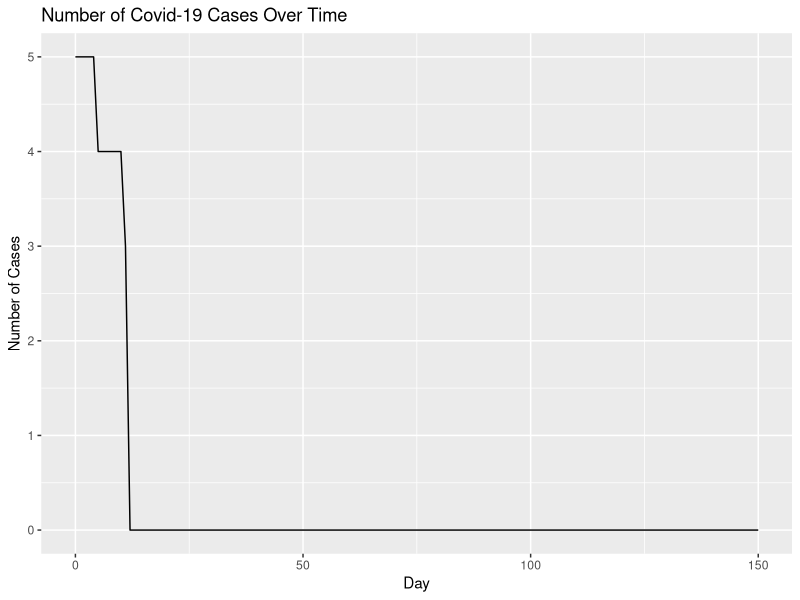

This chart was generated by the following R code: (Note: a time limit stopped this script after it produced the figure.)
## ---- chunk 1
library(tidyverse)
library(ggplot2)
library(boot)
#create starting positions and state function
starting_vals <- function(num_subjects, I_0, x_dim, y_dim, prop_vac){
  
  #Infect I_0 many starting subjects
  subjects <- rep('S', num_subjects)
  infect <- sample(x = 1:num_subjects, size=I_0, replace=FALSE)
  subjects[infect] <- 'I'
  
  #Determining if a person is vaccinated
  vac_ppl <- sample(x = 1:num_subjects, size = round(prop_vac * num_subjects), replace = F)
  vac_vec <- rep(F , num_subjects)
  vac_vec[vac_ppl] <- T
  
  #Storage for x, y starting positions for the subjects
  start_x <- runif(n=num_subjects, min=0, max=x_dim)
  start_y <- runif(n=num_subjects, min=0, max=y_dim)
  
  inc_time <- rep(-1, num_subjects)
  rec_days <- rep(-1, num_subjects)
  
  #Put into a data frame
  df <- as.data.frame(cbind(as.numeric(start_x), as.numeric(start_y), subjects, rec_days, inc_time, vac_vec))
  colnames(df)[1] <- 'x'
  colnames(df)[2] <- 'y'
  colnames(df)[3] <- 'subjects'
  colnames(df)[4] <- 'incubation'
  colnames(df)[5] <- 'recovery'
  colnames(df)[6] <- 'vaccine'
  
  #Assign a recovery time to the infected subjects
  df[df[,3] == 'I', 5] <- round(rgamma(n=I_0, 6, 2/3))
  
  #Assign an incubation time to the infected subjects (Source)
  df[df[,3] == 'I', 4] <- rpois(I_0, 5.15)
  
  return(df)
}

#Random step length function
get_step_length <- function(df, x_dim, y_dim){
  step_lengths <- rnorm(n=nrow(df), mean=min(x_dim, y_dim)/4, sd=min(x_dim, y_dim)/12)
  return(step_lengths)
}

#Random step direction function
get_step_direction <- function(length_vec){
  direction <- runif(n=length(length_vec), min=0, max=2*pi)
}

#Get delta_x, delta_y
get_delts <- function(length_vec, direc_vec){
  delta_x <- length_vec * cos(direc_vec)
  delta_y <- length_vec * sin(direc_vec)
  return(cbind(delta_x, delta_y))
}

#Function for getting updated coordinates
update_coords <- function(og_df, delta_df){
  new_mx <- matrix(data=NA, nrow=nrow(og_df), ncol=5)
  new_df <- data.frame(new_mx)
  new_df[,1] <- as.numeric(og_df[,'x']) + delta_df[,'delta_x']
  new_df[,2] <- as.numeric(og_df[,'y']) + delta_df[,'delta_y']
  new_df[,3] <- og_df[,3]
  new_df[,4] <- og_df[,4]
  new_df[,5] <- og_df[,5]
  new_df[,6] <- og_df[,6]
  colnames(new_df) <- c('x', 'y', 'subjects', 'incubation', 'recovery', 'vaccine')
  new_df
}

coord_checker <- function(og_df, new_df, x_dim, y_dim){
  baddies <- NULL
  for(i in 1:nrow(new_df)){
    if(as.numeric(new_df[i, 'x']) > x_dim | as.numeric(new_df[i, 'x']) < 0 | as.numeric(new_df[i, 'y']) > y_dim | as.numeric(new_df[i, 'y']) < 0){
      baddies <- append(baddies, i)
    }
  }
  
  if(is.null(baddies)){
    return(new_df)
  }else{
  new_step <- get_step_length(new_df[i,], x_dim, y_dim)
  new_direction <- get_step_direction(new_step)
  new_change <- get_delts(new_step, new_direction)
  new_df <- update_coords(og_df[baddies,], new_change)
  full_df <- rbind(new_df, og_df[-baddies,])
  return(coord_checker(og_df, full_df, x_dim, y_dim))
  }
}

#Function for deciding if infections occurred
infection_status <- function(state, mean_crit_dist){
  
  current_infected <- state[state[,3]=='I' & state[,4] <= 0,]
  current_suceptable <- state[state[,3]=='S',]
  current_removed <- state[state[,3]=='R',]
  current_non_contagious <- state[state[,3]=='I' & state[,4] > 0,]
  
  #store new infection status
  newly_infected <- NULL
  
  #Check to see which susceptible subjects get infected
  #For loop
  if(nrow(current_suceptable) != 0 & nrow(current_infected) != 0){
  for(i in 1:nrow(current_infected)){
    for(j in 1:nrow(current_suceptable)){
      x_i <- as.numeric(current_infected[i, 'x'])
      y_i <- as.numeric(current_infected[i, 'y'])
      x_s <- as.numeric(current_suceptable[j, 'x'])
      y_s <- as.numeric(current_suceptable[j, 'y'])
      
      crucial_distance <- rexp(1, 1/mean_crit_dist)
      vaccine_status <- current_suceptable[j, 'vaccine']
      if(vaccine_status == T) {
        vac_eff <- as.logical(rbinom(1,1,.8))
      }
      else {
        vac_eff <- F
      }
      
      d <- sqrt((x_i - x_s)^2 + (y_i - y_s)^2)
      if(d <= crucial_distance & (vac_eff == F)){
        newly_infected <- c(newly_infected, j)
      }
    }
  }
  
  current_suceptable[newly_infected, 3] <- 'I'
  #Give incubation time
  current_suceptable[newly_infected, 4] <- rpois(n=length(newly_infected), lambda = 5.15)
  #Give recovery time
  current_suceptable[newly_infected, 5] <- round(rgamma(n=length(newly_infected), 6, 2/3))
  
  new_state <- rbind(current_infected, current_suceptable, current_removed, current_non_contagious)
  return(new_state)
  }else{return(state)}
}

#simulation function
simulator <- function(days, num_subjects, x_dim, y_dim, I_0, inf_dist, prop_vac){
  initial_data <- starting_vals(num_subjects = num_subjects, x_dim=x_dim, y_dim=y_dim, I_0=I_0, prop_vac = prop_vac)
  end_day <- list()
  num_cases <- rep(NA, days)
  num_cases <- c(I_0, num_cases)
  num_new_cases <- rep(NA, days)
  
  for(i in 1:days){
    
    if(i == 1){
      step_size <- get_step_length(initial_data, x_dim, y_dim)
      direction <- get_step_direction(step_size)
      change <- get_delts(step_size, direction)
  
      updated_positions <- update_coords(initial_data, change)
      checked_positions <- coord_checker(og_df=initial_data, new_df=updated_positions, x_dim=x_dim, y_dim=y_dim)
      new_status <- infection_status(checked_positions, inf_dist)
      
      #recovery time code
      not_recovered <- new_status[as.numeric(new_status[, 5]) > 0, ]
      new_time <- as.numeric(not_recovered[, 5]) - 1
      not_recovered[, 5] <- new_time
      infected_0 <- new_status[as.numeric(new_status[, 5]) == 0, ]
      infected_0[, 3] <- rep('R', nrow(infected_0))
      not_infected = new_status[as.numeric(new_status[, 5]) < 0, ]
      new_status = rbind(not_recovered, infected_0, not_infected)
      
      #incubation time code
      infected_people <- new_status[new_status[,3] == 'I',]
      new_inc_time <- as.numeric(infected_people[,4]) - 1
      infected_people[,4] <- new_inc_time
      other_people <- new_status[new_status[,3] != 'I',]
      new_status <- rbind(infected_people, other_people)
      
      end_day[[i]] <- new_status
      
      #Calculate number of new cases
      num_cases[i+1] <- sum(new_status[,3]=='I')
      num_new_cases[i] <- sum(new_status[,3]=='I') - I_0
      
    }
    
    else{
      step_size <- get_step_length(initial_data, x_dim, y_dim)
      direction <- get_step_direction(step_size)
      change <- get_delts(step_size, direction)
  
      updated_positions <- update_coords(end_day[[i-1]], change)
      checked_positions <- coord_checker(og_df=end_day[[i-1]], new_df=updated_positions, x_dim=x_dim, y_dim=y_dim)
      new_status <- infection_status(checked_positions, inf_dist)
      
      not_recovered <- new_status[as.numeric(new_status[, 5]) > 0, ]
      new_time <- as.numeric(not_recovered[, 5]) - 1
      not_recovered[, 5] <- new_time
      infected_0 <- new_status[as.numeric(new_status[, 5]) == 0, ]
      infected_0[, 3] <- rep('R', nrow(infected_0))
      not_infected = new_status[as.numeric(new_status[, 5]) < 0, ]
      new_status = rbind(not_recovered, infected_0, not_infected)
      
      #incubation time code
      infected_people <- new_status[new_status[,3] == 'I',]
      new_inc_time <- as.numeric(infected_people[,4]) - 1
      infected_people[,4] <- new_inc_time
      other_people <- new_status[new_status[,3] != 'I',]
      new_status <- rbind(infected_people, other_people)

      end_day[[i]] <- new_status
      
      #Calculate number of new cases
      num_cases[i+1] <- sum(new_status[,3]=='I')
      num_new_cases[i] <- sum(new_status[,3]=='I') - num_cases[i-1]
  
    }
  }
  return(num_cases)
}

#bootstrap
mean_func <- function(daytuh, idx) {
  mean(daytuh[idx])
}

get_bootstrap_cis <- function(days, num_subjects, x_dim, y_dim, I_0, inf_dist, sample_size, ci_type='perc', prop_vac = 0){
  #Create data frame to store samples
  samps <- matrix(data=NA, nrow=sample_size, ncol=days + 1)
  samps <- data.frame(samps)
  
  #Create data frame to store confidence intervals
  ci_df <- matrix(data=NA, nrow=days + 1, ncol=3)
  ci_df <- data.frame(ci_df)
  
  for(i in 1:sample_size){
    samps[i, ] <- simulator(days, num_subjects, x_dim, y_dim, I_0, inf_dist, prop_vac)
  }
  
  for(i in 1:ncol(samps)){
    #Make sure column has more than one unique value
    check <- (length(unique(samps[ ,i])) != 1)
    if(check){
    boot_obj <- boot(samps[ ,i], mean_func, 2000)
    ci_obj <- boot.ci(boot_obj, conf = .95, type = ci_type)
    ci_df[i, 1] <- ci_obj$percent[4]
    ci_df[i, 2] <- ci_obj$t0
    ci_df[i, 3] <- ci_obj$percent[5]
    }else{ci_df[i, ] <- c(samps[1, i], samps[1, i], samps[1, i])}
  }
return(ci_df)
}

## ---- chunk 2
set.seed(400)
#~6ft apart
y <- simulator(150, 1000, 1, 1, 5, 0.001, 0)
x <- 0:150

ggplot() +
  geom_line(aes(x=x, y=y)) +
  xlab('Day') +
  ylab('Number of Cases') +
  ggtitle('Number of Covid-19 Cases Over Time')

#~26 ft apart
y <- simulator(150, 1000, 1, 1, 5, 0.005, 0)
x <- 0:150

ggplot() +
  geom_line(aes(x=x, y=y)) +
  xlab('Day') +
  ylab('Number of Cases') +
  ggtitle('Number of Covid-19 Cases Over Time')

#~ 53ft apart
plot_dat <- get_bootstrap_cis(days=150, num_subjects=1000, x_dim=1, y_dim=1, I_0=5, inf_dist=0.01, sample_size=20, prop_vac = 0)

ggplot() +
  geom_line(aes(x=1:151, y=plot_dat[ ,1]), linetype = 2, color = 'red') +
  geom_line(aes(x=1:151, y=plot_dat[ ,2])) +
  geom_line(aes(x=1:151, y=plot_dat[ ,3]), linetype = 2, color = 'red') + 
  labs(x="Day", y="People infected") +
  ggtitle('Covid-19 Cases by Day')

## ---- chunk 3
set.seed(400)
plot_dat1 <- get_bootstrap_cis(days=50, num_subjects=200, x_dim=1, y_dim=1, I_0=1, inf_dist=0.1, sample_size=20, prop_vac = 0)

ggplot() +
  geom_line(aes(x=1:51, y=plot_dat1[ ,1]), linetype = 2, color = 'red') +
  geom_line(aes(x=1:51, y=plot_dat1[ ,2])) +
  geom_line(aes(x=1:51, y=plot_dat1[ ,3]), linetype = 2, color = 'red') + 
  labs(x="Day", y="People infected") +
  ggtitle('Covid-19 Cases by Day')

plot_dat2 <- get_bootstrap_cis(days=50, num_subjects=200, x_dim=1, y_dim=1, I_0=1, inf_dist=0.1, sample_size=20, prop_vac = 0.5)

ggplot() +
  geom_line(aes(x=1:51, y=plot_dat2[ ,1]), linetype = 2, color = 'red') +
  geom_line(aes(x=1:51, y=plot_dat2[ ,2])) +
  geom_line(aes(x=1:51, y=plot_dat2[ ,3]), linetype = 2, color = 'red') + 
  labs(x="Day", y="People infected") +
  ggtitle('Covid-19 Cases by Day')

plot_dat3 <- get_bootstrap_cis(days=50, num_subjects=200, x_dim=1, y_dim=1, I_0=1, inf_dist=0.1, sample_size=20, prop_vac = 0.8)

ggplot() +
  geom_line(aes(x=1:51, y=plot_dat3[ ,1]), linetype = 2, color = 'red') +
  geom_line(aes(x=1:51, y=plot_dat3[ ,2])) +
  geom_line(aes(x=1:51, y=plot_dat3[ ,3]), linetype = 2, color = 'red') + 
  labs(x="Day", y="People infected") +
  ggtitle('Covid-19 Cases by Day')

plot_dat4 <- get_bootstrap_cis(days=50, num_subjects=200, x_dim=1, y_dim=1, I_0=1, inf_dist=0.1, sample_size=20, prop_vac = 0.95)

ggplot() +
  geom_line(aes(x=1:51, y=plot_dat4[ ,1]), linetype = 2, color = 'red') +
  geom_line(aes(x=1:51, y=plot_dat4[ ,2])) +
  geom_line(aes(x=1:51, y=plot_dat4[ ,3]), linetype = 2, color = 'red') + 
  labs(x="Day", y="People infected") +
  ggtitle('Covid-19 Cases by Day')


#plot all vaccine curves
ggplot() +
  geom_line(aes(x=1:51, y=plot_dat1[ ,2])) +
  geom_line(aes(x=1:51, y=plot_dat2[ ,2]), color='red') +
  geom_line(aes(x=1:51, y=plot_dat3[ ,2]), color='blue') +
  geom_line(aes(x=1:51, y=plot_dat4[ ,2]), color='green') + 
  labs(x="Day", y="People infected") +
  ggtitle('Covid-19 Cases by Day')
